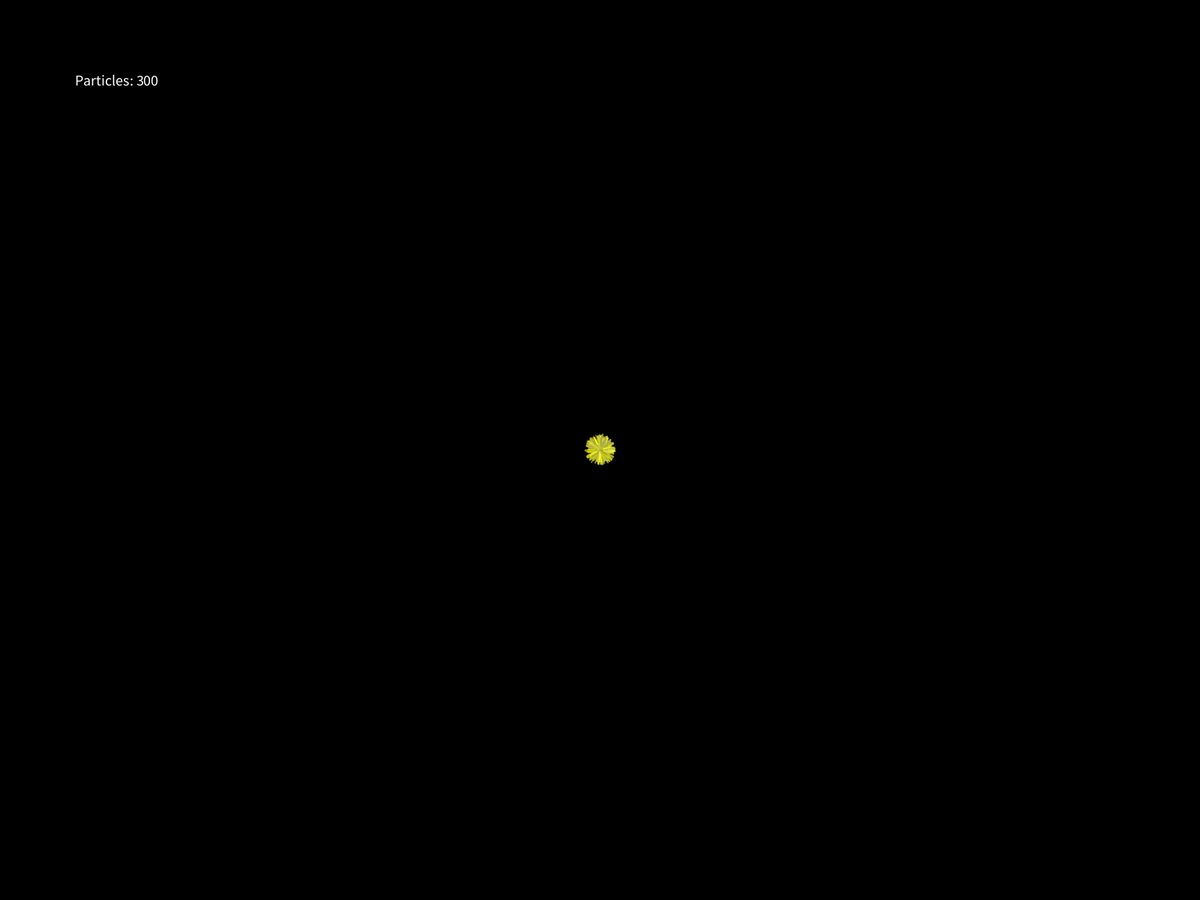
Frame 1 (no input)
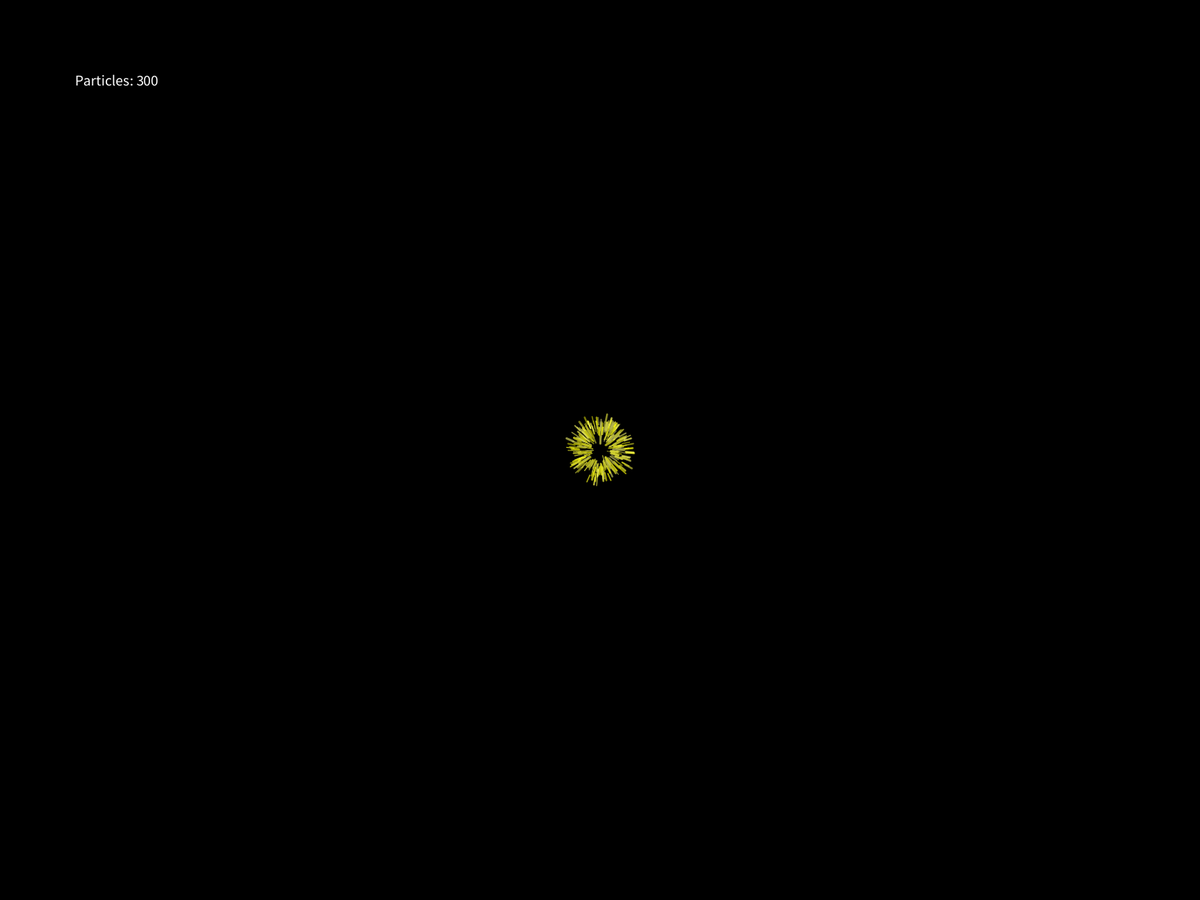
Frame 60 (the mouse pressed at the canvas centre just before this capture)
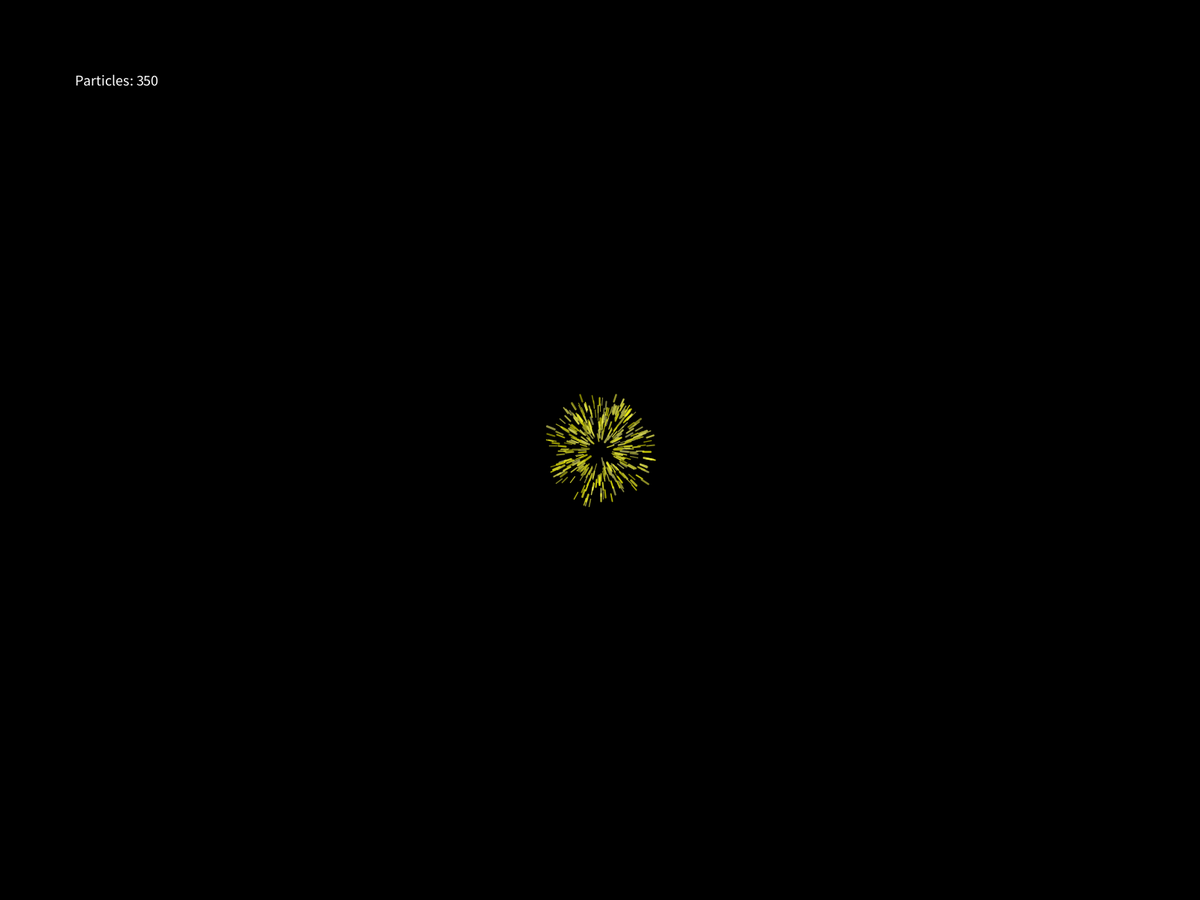
Frame 120 (the mouse held since frame 60 and released just before this capture)

The Processing sketch that drew these frames (run headless with seeded random() and noise(); from frame 60 on, the mouse is pressed at the canvas centre):

// Processing sketch: blooming_particles
// ── blooming_particles.pde
ArrayList<Particle> particles;
float centerX, centerY; 
float spreadRate = 0.1;

void setup() {
  fullScreen(); 
  particles = new ArrayList<Particle>();

  centerX = width / 2;
  centerY = height / 2;

  for (int i = 0; i < 300; i++) {
    particles.add(new Particle(random(TWO_PI), random(1, 5), random(100, 400))); 
  }
}

void draw() {
  background(0);
  translate(centerX, centerY);

  for (Particle p : particles) {
    p.update();
    p.display();
  }


  if (particles.size() > 2000) {
    for (int i = 0; i < 100; i++) {
      particles.remove(0);
    }
  }


  resetMatrix(); 
  ParticleCount();
}

void mousePressed() {
  for (int i = 0; i < 50; i++) {
    particles.add(new Particle(random(TWO_PI), random(1, 5), random(100, 400)));
  }
}

void mouseDragged() {
  for (int i = 0; i < 10; i++) { 
    particles.add(new Particle(random(TWO_PI), random(1, 5), random(100, 400)));
  }
}

class Particle {
  float angle; 
  float speed; 
  float maxRadius; 
  float radius; 
  color col; 
  float thickness;   

  Particle(float angle, float speed, float maxRadius) {
    this.angle = angle;
    this.speed = speed;
    this.maxRadius = maxRadius;
    this.radius = random(10);

    float yellowBase = random(150, 255);
    this.col = color(yellowBase, yellowBase, random(0, 100), 200);

    this.thickness = random(1, 3);
  }
  
  void update() {
    if (radius < maxRadius) {
      radius += speed * spreadRate;
    }

    // 이 부분은 ChatGPT의 도움을 받아 작성되었습니다.
    // 질문 의도: 입자가 단순히 확산하는 것 외에도 자연스러운 움직임을 추가하고 싶었음.
    // 목적: 각 입자의 회전이 부드럽게 변화하며, 움직임이 동적이고 유기적으로 보이도록 구현.
    angle += 0.002 * sin(frameCount * 0.01);
  }

  void display() {
    
    // 이 부분은 ChatGPT의 도움을 받아 작성되었습니다.
    // 질문 의도: 입자가 화면 중심을 기준으로 회전하며, 각 입자의 각도에 따라 동적으로 움직이도록 구현하려면 어떻게 해야 하는지 알고 싶었음.
    // 목적: 입자별 회전을 표현하기 위해 각도를 기준으로 회전 변환을 적용하고, 선 길이를 기준으로 궤적을 표현.
    //AI 도움의 이유: 회전과 선의 좌표 계산을 조합하여 자연스럽게 표현하는 구현 방식을 찾기 위해.

    pushMatrix();
    rotate(angle);
    stroke(col);
    strokeWeight(thickness);
    line(radius, 0, radius + 10, 0);
    popMatrix();
  }
}


void ParticleCount() {
  fill(255);               
  textSize(20);        
  textAlign(LEFT, TOP);
  text("Particles: " + particles.size(), 100, 100); 
}
